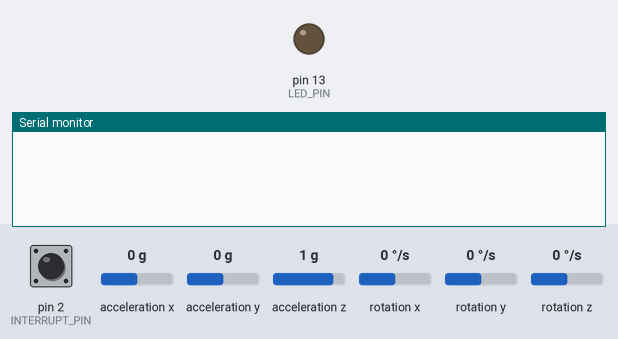
Bench run of a sketch on a simulated Arduino Nano, built with avr-gcc and run on an emulated ATmega328P. Parts: output pins drawn as LEDs (lit = HIGH), the last lines printed to the serial monitor. The test bench sets the inputs (shaded band); at power-on: acceleration x 0 g, acceleration y 0 g, acceleration z 1 g, pin 2 (INTERRUPT_PIN) LOW, rotation x 0 °/s, rotation y 0 °/s, rotation z 0 °/s. The sensor or clock chip raises its interrupt line as the real part does.

Above: at 0.1 s.
2.3 s: acceleration x set to 0.8 g
At 3.4 s:
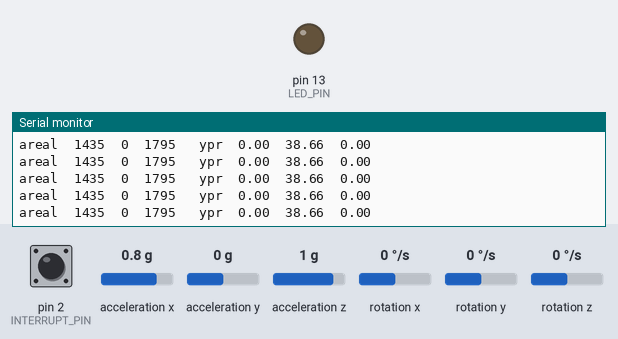
5.3 s: acceleration y set to 0.8 g
At 5.9 s:
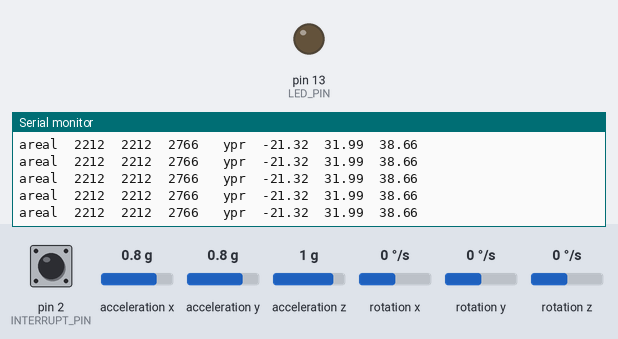
8.3 s: acceleration z set to -1.4 g
At 9.4 s:
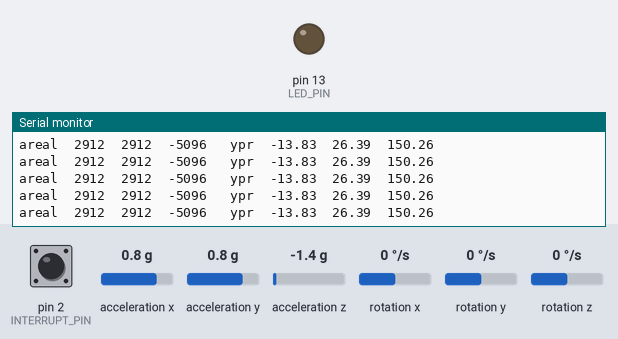
Timing chart, 0 to 11.3 s (numbered marks = the images above; inputs shaded):
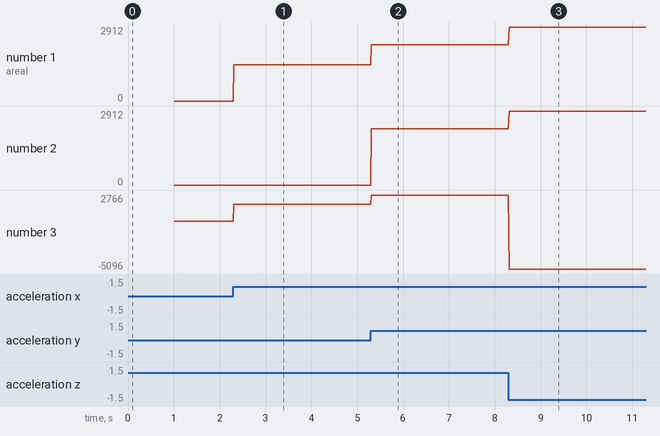

The sketch:

src.ino
```cpp
#include "I2Cdev.h"
#include "MPU6050_6Axis_MotionApps20.h"

// #include "Wire.h" // * Dont think this is needed

MPU6050 mpu;
#define OUTPUT_READABLE_REALACCEL

#define INTERRUPT_PIN 2  // use pin 2 on Arduino Uno & most boards
#define LED_PIN 13       // (Arduino is 13, Teensy is 11, Teensy++ is 6)
bool blinkState = false;

// MPU control/status vars
bool dmpReady = false;   // set true if DMP init was successful
uint8_t mpuIntStatus;    // holds actual interrupt status byte from MPU
uint8_t devStatus;       // return status after each device operation (0 = success, !0 = error)
uint16_t packetSize;     // expected DMP packet size (default is 42 bytes)
uint16_t fifoCount;      // count of all bytes currently in FIFO
uint8_t fifoBuffer[64];  // FIFO storage buffer

// orientation/motion vars
Quaternion q;         // [w, x, y, z]         quaternion container
VectorInt16 aa;       // [x, y, z]            accel sensor measurements
VectorInt16 aaReal;   // [x, y, z]            gravity-free accel sensor measurements
VectorFloat gravity;  // [x, y, z]            gravity vector
float euler[3];       // [psi, theta, phi]    Euler angle container
float ypr[3];         // [yaw, pitch, roll]   yaw/pitch/roll container and gravity vector

// ================================================================
// ===               INTERRUPT DETECTION ROUTINE                ===
// ================================================================

volatile bool mpuInterrupt = false;  // indicates whether MPU interrupt pin has gone high
void dmpDataReady() {
  mpuInterrupt = true;
}

// ================================================================
// ===                      INITIAL SETUP                       ===
// ================================================================

void setup() {
  // join I2C bus (I2Cdev library doesn't do this automatically)
  // #if I2CDEV_IMPLEMENTATION == I2CDEV_ARDUINO_WIRE
  Wire.begin();
  Wire.setClock(400000);

  Serial.begin(115200);

  // initialize device
  // Serial.println(F("Initializing I2C devices..."));
  mpu.initialize();
  pinMode(INTERRUPT_PIN, INPUT);

  // verify connection
  // Serial.println(F("Testing device connections..."));
  // Serial.println(mpu.testConnection() ? F("MPU6050 connection successful") : F("MPU6050 connection failed"));

  // wait for ready
  delay(500);

  // load and configure the DMP
  // Serial.println(F("Initializing DMP..."));
  devStatus = mpu.dmpInitialize();

  // supply your own gyro offsets here, scaled for min sensitivity
  mpu.setXGyroOffset(72);
  mpu.setYGyroOffset(-51);
  mpu.setZGyroOffset(28);
  mpu.setXAccelOffset(-4254);
  mpu.setYAccelOffset(-1984);
  mpu.setZAccelOffset(1442);  // 1688 factory default for my test chip

  // make sure it worked (returns 0 if so)
  if (devStatus == 0) {
    // Calibration Time: generate offsets and calibrate our MPU6050
    mpu.CalibrateAccel(6);
    mpu.CalibrateGyro(6);
    mpu.PrintActiveOffsets();
    mpu.setDMPEnabled(true);
    attachInterrupt(digitalPinToInterrupt(INTERRUPT_PIN), dmpDataReady, RISING);
    mpuIntStatus = mpu.getIntStatus();

    dmpReady = true;

    // get expected DMP packet size for later comparison
    packetSize = mpu.dmpGetFIFOPacketSize();
  } else {
    // ERROR!
    // 1 = initial memory load failed
    // 2 = DMP configuration updates failed
    // (if it's going to break, usually the code will be 1)
    // Serial.print(F("DMP Initialization failed (code "));
    // Serial.print(devStatus);
    // Serial.println(F(")"));
  }

  // configure LED for output
  pinMode(LED_PIN, OUTPUT);
}

// ================================================================
// ===                    MAIN PROGRAM LOOP                     ===
// ================================================================

void loop() {
  // if programming failed, don't try to do anything
  if (!dmpReady) return;
  // read a packet from FIFO
  if (mpu.dmpGetCurrentFIFOPacket(fifoBuffer)) {  // Get the Latest packet

    mpu.dmpGetQuaternion(&q, fifoBuffer);
    mpu.dmpGetAccel(&aa, fifoBuffer);
    mpu.dmpGetGravity(&gravity, &q);
    mpu.dmpGetLinearAccel(&aaReal, &aa, &gravity);
    Serial.print("areal\t");
    Serial.print(aaReal.x);
    Serial.print("\t");
    Serial.print(aaReal.y);
    Serial.print("\t");
    Serial.print(aaReal.z);

    mpu.dmpGetQuaternion(&q, fifoBuffer);
    mpu.dmpGetGravity(&gravity, &q);
    mpu.dmpGetYawPitchRoll(ypr, &q, &gravity);
    Serial.print("\t ypr\t");
    Serial.print(ypr[0] * 180 / M_PI);
    Serial.print("\t");
    Serial.print(ypr[1] * 180 / M_PI);
    Serial.print("\t");
    Serial.println(ypr[2] * 180 / M_PI);

    int threashold = 8000;

    if ((aaReal.x > threashold || aaReal.x < -threashold) || (aaReal.y > threashold || aaReal.y < -threashold) || (aaReal.z > threashold || aaReal.z < -threashold)) {
      Serial.println("Here");
    }
  }
}
```

Measured:
- after the input at 2.3 s, the serial monitor: prints a new line at once (image 1)
- after the input at 5.3 s, the serial monitor: prints a new line at once (image 2)
- after the input at 8.3 s, the serial monitor: prints a new line at once (image 3)
- plotted number 1: 0 → 1435 after the input at 2.3 s, 1435 → 2212 after the input at 5.3 s, 2212 → 2912 after the input at 8.3 s
- plotted number 2: 0 → 2212 after the input at 5.3 s, 2212 → 2912 after the input at 8.3 s
- plotted number 3: 0 → 1795 after the input at 2.3 s, 1795 → 2766 after the input at 5.3 s, 2766 → -5096 after the input at 8.3 s
